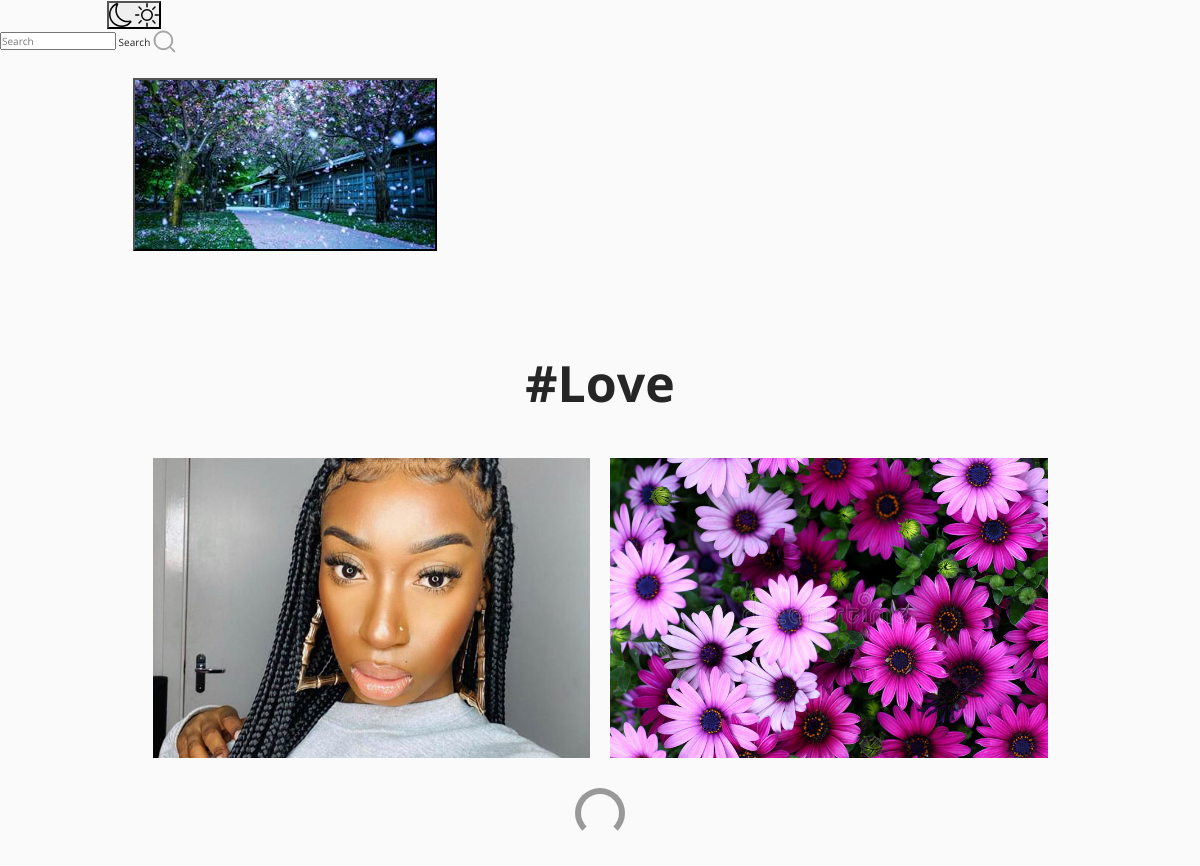
The app's page /tag/1774f7c3-e676-11ec-8077-29e9f65a915f (signed in) with its own data.
### insta/models.py (models this page shows, shortened)
class Profile(models.Model):
    user = models.OneToOneField(User, related_name='profile', on_delete=models.CASCADE)
    image = models.ImageField(upload_to="profile_pciture", null=True, default="default.jpg")
    first_name = models.CharField(max_length=200, null=True, blank=True)
    last_name = models.CharField(max_length=200, null=True, blank=True)
    bio = models.CharField(max_length=200, null=True, blank=True)
    location = models.CharField(max_length=200, null=True, blank=True)
    url = models.URLField(max_length=200, null=True, blank=True)
    favourite = models.ManyToManyField(Post, blank=True)

### post/models.py (models this page shows, shortened)
class Tag(models.Model):
    title = models.CharField(max_length=75, verbose_name='Tag')
    slug = models.SlugField(null=False, unique=True, default=uuid.uuid1)
    class Meta:
        verbose_name = 'Tag'
        verbose_name_plural = 'Tags'

class Post(models.Model):
    id = models.UUIDField(primary_key=True, default=uuid.uuid4, editable=False)
    picture = models.ImageField(upload_to=user_directory_path, verbose_name="Picture")
    caption = models.CharField(max_length=10000, verbose_name="Caption")
    posted = models.DateField(auto_now_add=True)
    tags = models.ManyToManyField(Tag, related_name="tags")
    user = models.ForeignKey(User, on_delete=models.CASCADE)
    likes = models.IntegerField(default=0)
    def get_absolute_url(self):
        return reverse("post-details", args=[str(self.id)])

### post/views.py (the view)
# urls.py: path('tag/<slug:tag_slug>', Tags, name='tags'),
@login_required
def Tags(request, tag_slug):
    tag = get_object_or_404(Tag, slug=tag_slug)
    posts = Post.objects.filter(tags=tag).order_by('-posted')
    context = {
        'posts': posts,
        'tag': tag
    }
    return render(request, 'tag.html', context)

### templates/tag.html (shortened to what this page needs)
{% extends 'base.html' %}
{% load static %}
{% load crispy_forms_tags %}
{% block content %}
<!DOCTYPE html>
<html lang="en">
<head>
    <link rel="stylesheet" href="/static/assets3/css/reset.css">
    <link rel="stylesheet" href="/static/assets3/css/styles.css">
    <link rel="stylesheet" href="https://use.fontawesome.com/releases/v5.2.0/css/all.css">
</head>
<body>
    <header>
        <div>
         <h1 style="font-size: 50px; margin-top: 100px; text-align:center; font-weight: bold; margin-bottom: 50px;">#{{tag.title|title}}</h1>
        </div>
    </header>
    <main>
        <div class="container">
            <div class="gallery">
                {% for post in posts %}
                <a href="{{post.get_absolute_url}}"><div class="gallery-item" tabindex="0">
                    <img src="{{ post.picture.url }}" class="gallery-image" alt="" style="width: 500px; height: 300px; object-fit: cover;">
                </div></a>
                {% endfor %}
            </div>
            <div class="loader"></div>
        </div>
    </main>
{% endblock content %}

### templates/base.html (shortened to what this page needs)
{% load static %}
{% load crispy_forms_tags %}
<!DOCTYPE html>
<html lang="en">
<head>
    <link rel="stylesheet" href="https://cdn.jsdelivr.net/npm/bootstrap-icons@1.8.1/font/bootstrap-icons.css">
    <link href="https://cdn.jsdelivr.net/npm/bootstrap@5.1.3/dist/css/bootstrap.min.css" rel="stylesheet">
    <link rel="stylesheet" type="text/css" href="/static/assets1/style.css">
</head>
<body>
    <header class="header">
        <nav class="header__content">
            <div class="header__buttons">
                <a href="{% url 'index' %}" class="header__home">
                </a>
                <button class="header__theme-button" title="Toggle Theme">
                </button>
            </div>
            <form action="{% url 'search-users' %}" method="GET">
                <div class="header__search">
                    <input type="text" placeholder="Search" name="q" value="{{ request.GET.q }}">
                    <button class="btn btn-primary" type="submit">Search</button>
                </div>
            </form>
            <div class="header__buttons header__buttons--mobile">
                <a href="{% url 'newpost' %}">
                </a>
                <a href="#">
                </a>
                <a href="{% url 'message' %}">
                </a>
            </div>
            <div class="header__buttons header__buttons--desktop">
                <a href="{% url 'newpost' %}">
                </a>
                <a href="{% url 'index' %}">
                </a>
                <a href="{% url 'message' %}">
                </a>
                <a href="#">
                </a>
                <span>
                    <a href="{% url 'show-notification' %}">
                    </a>
                </span>
                <a href="">
                    <button class="profile-button">
                        <a href="{% url 'profile' request.user %}">
                            <div class="profile-button__picture">
                                <img src="{{request.user.profile.image.url}}" alt="User Picture">
                            </div>
                        </a>
                    </button>
                </a>
            </div>
        </nav>
    </header>
    {% block content %}
    {% endblock content %}
</body>
</html>

### static/assets2/style.css (style rules this page uses)
*, *::before, *::after { margin: 0; padding: 0; box-sizing: inherit; }
html { font-size: 12px; box-sizing: border-box; }
img { width: 100%; max-width: 100%; height: 100%; }
a { text-decoration: none; }
body { background-color: #fafafa; }
.container { width: 100%; max-width: 93.5rem; margin: 1rem auto 0; }

### static/assets3/css/styles.css (style rules this page uses)
:root { font-size: 10px; }
*, *::before, *::after { box-sizing: border-box; }
body { font-family: "Open Sans", Arial, sans-serif; min-height: 100vh; background-color: #fafafa; color: #262626; padding-bottom: 3rem; }
img { display: block; }
.container { max-width: 93.5rem; margin: 0 auto; padding: 0 2rem; }
.btn { display: inline-block; font: inherit; background: none; border: none; color: inherit; padding: 0; cursor: pointer; }
.gallery { display: flex; flex-wrap: wrap; margin: -1rem -1rem; padding-bottom: 3rem; }
.gallery-item { position: relative; flex: 1 0 22rem; margin: 1rem; color: #fff; cursor: pointer; }
.gallery-image { width: 100%; height: 100%; object-fit: cover; }
.loader { width: 5rem; height: 5rem; border: 0.6rem solid #999; border-bottom-color: transparent; border-radius: 50%; margin: 0 auto; animation: loader 500ms linear infinite; }

### records on screen
Tag: title "Love"
Post: picture (picture)
Post: picture (picture)
